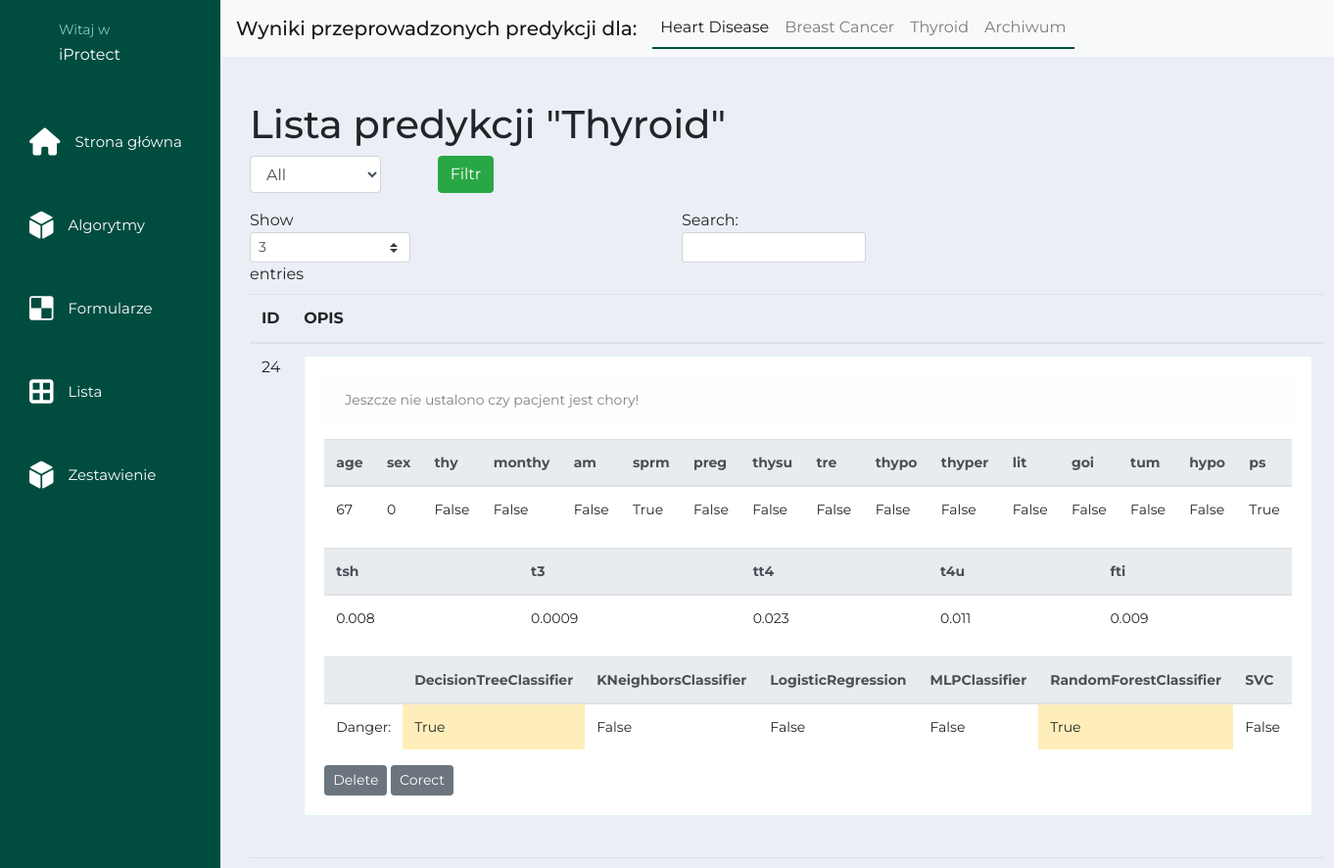
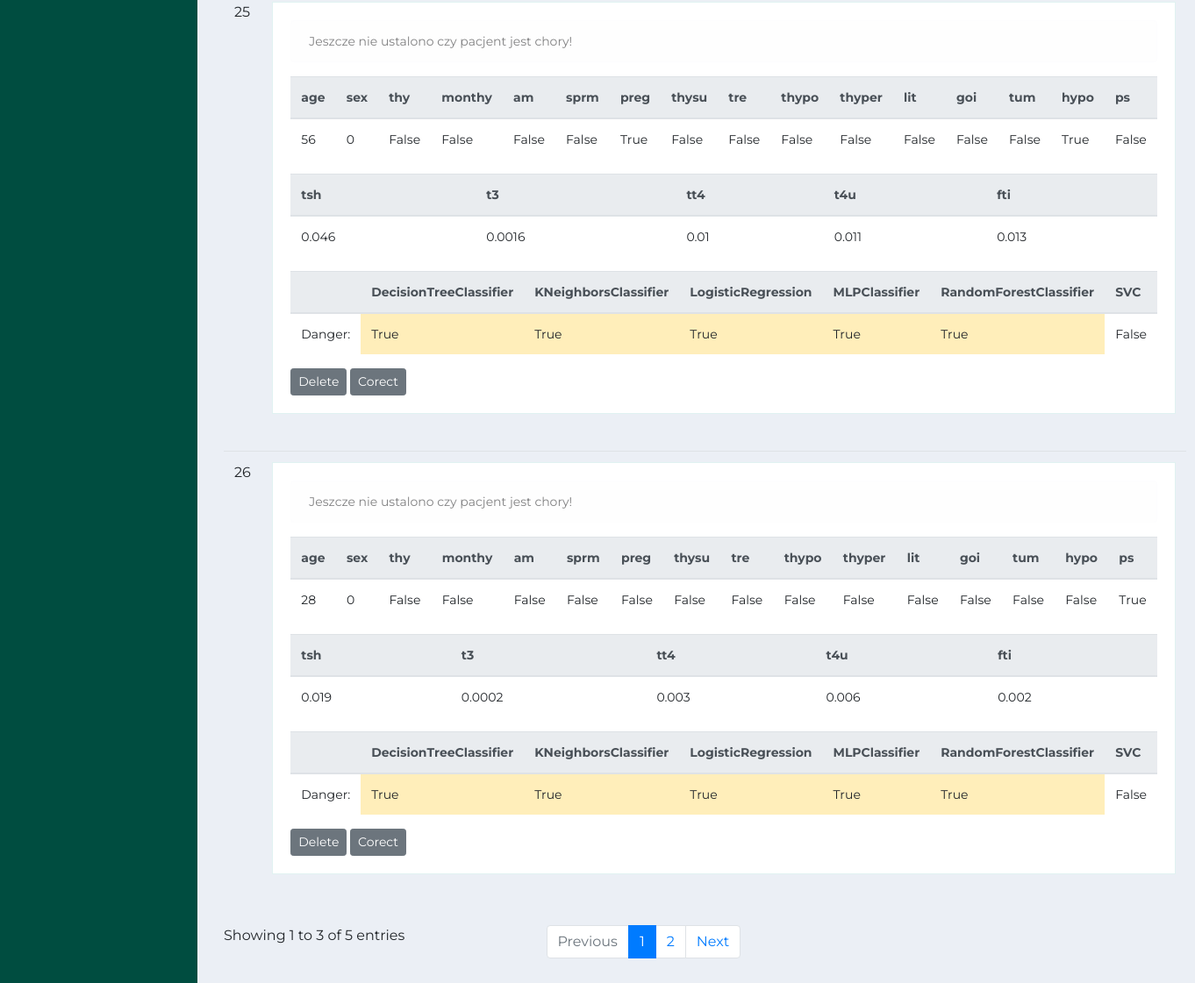
Page /table/thyroid on the committed database (2 pictures, top to bottom).
### app/models/patient.py (models this page shows)
class Patientthyroid(db.Model):
    id = db.Column(db.Integer, primary_key=True)
    age = db.Column(db.Integer)
    sex = db.Column(db.Integer)
    on_thyroxine = db.Column(db.Boolean)
    maybe_on_thyroxine = db.Column(db.Boolean)
    on_antithyroid_medication = db.Column(db.Boolean)
    sick_patient_reports_malaise = db.Column(db.Boolean)
    pregnant = db.Column(db.Boolean)
    thyroid_surgery = db.Column(db.Boolean)
    treatment = db.Column(db.Boolean)
    test_hypothyroid = db.Column(db.Boolean)
    test_hyperthyroid = db.Column(db.Boolean)
    on_lithium = db.Column(db.Boolean)
    has_goitre = db.Column(db.Boolean)
    has_tumor = db.Column(db.Boolean)
    hypopituitary = db.Column(db.Boolean)
    psychological_symptoms = db.Column(db.Boolean)
    tsh = db.Column(db.Float)
    t_three = db.Column(db.Float)
    tt_four = db.Column(db.Float)
    t_four_u = db.Column(db.Float)
    fti = db.Column(db.Float)
    access = db.Column(db.Boolean)
    correct_prediction = db.Column(db.Boolean)
    patient_algoritmML_id = db.relationship('Algoritm_PatientThyroid', backref='patient', lazy=True)

class Algoritm_PatientThyroid(db.Model):
    id = db.Column(db.Integer, primary_key=True)
    patient_id = db.Column(db.Integer, db.ForeignKey('patientthyroid.id'))
    algorytmML_id = db.Column(db.Integer, db.ForeignKey('algoritm.id'))
    prediction = db.Column(db.Boolean)

class Algoritm(db.Model):
    id = db.Column(db.Integer, primary_key=True)
    model=db.Column(db.String(30))
    test_score=db.Column(db.Float)
    precision=db.Column(db.Float)
    recall=db.Column(db.Float)
    f1=db.Column(db.Float)
    auc=db.Column(db.Float)
    cost_of_loss=db.Column(db.Integer)
    type = db.Column(db.String(30))
    access = db.Column(db.Boolean)
    version = db.Column(db.Integer)
    algoritmHeard_patient_id = db.relationship('Algoritm_Patient', backref='algoritmHeard', lazy=True)
    algoritmBreastCancer_patient_id = db.relationship('Algoritm_PatientBreastCancer', backref='algoritmBreastCancer', lazy=True)
    algoritmThyroid_patient_id = db.relationship('Algoritm_PatientThyroid', backref='algoritmThyroid', lazy=True)

### app/controller/patientThyroidController.py (the view)
@patientThyroidController.route('/table/thyroid', methods=['GET','POST'])
def table():
    try:
        if request.method == 'GET':
            patient_list = Patientthyroid.query.filter_by(access=True).all()
            return render_template('patient_list/table_Thyroid.html', patient_list = patient_list)
        else:
            filtr_table = request.form['filtr']
            patient_list = Patientthyroid.query.filter_by(access=True).all()
            print(patient_list)
            correct_patient_list = controllerservice.filtr_table(filtr_table, patient_list)
            return render_template('patient_list/table_Thyroid.html', patient_list = correct_patient_list)
    except Exception as e:
        print(e)
        return render_template('error.html')

### app/templates/patient_list/table_Thyroid.html (shortened to what this page needs)
{% extends "layout.html" %}
{% block body %}
{% include 'patient_list/navbar_list.html' %}
<div class="container_custom">
  <h1 class="ui center aligned header">Lista predykcji "Thyroid"</h1>
  <form action="/table/thyroid" method="POST">
      <div class="form-row">
          <div class="col-md-2 mb-3">
              <select class="form-control" name="filtr">
              <option value='all'>All </option>
              </select>
          </div>
          <div class="col mb-3 ">
              <button class="btn btn-success ml-5" type="filtr">Filtr</button>
          </div>
      </div>
  </form>
  <table id="patients_list" class="table">
    <thead>
      <tr>
        <th>ID</th>
        <th>OPIS</th>
      </tr>
    </thead>
    <tbody>
    {% for patient in patient_list %}
      <tr>
        <td>{{patient.id}}</td>
        <td>
        <div class="item">
            {% if patient.correct_prediction %}
            <div class="alert alert-success" role="alert">
              Czy zdjagnozowano u pacjenta chorobe: {{patient.correct_prediction}}
            </div>
          {% elif patient.correct_prediction == None %}
            <div class="alert alert-light" role="alert">
              Jeszcze nie ustalono czy pacjent jest chory!
            </div>
          {% elif not patient.correct_prediction %}
            <div class="alert alert-danger" role="alert">
              Czy zdjagnozowano u pacjenta chorobe: {{patient.correct_prediction}}
            </div>
          {% else %}
            <div class="alert alert-light" role="alert">
              Jeszcze nie ustalono czy pacjent jest chory!
            </div>
          {% endif %}
            <table class="table">
                <thead class="thead-light">
                  <tr>
                    <th scope="col">age</th>
                    <th scope="col">sex</th>
                    <th scope="col">thy</th>
                    <th scope="col">monthy</th>
                    <th scope="col">am</th>
                    <th scope="col">sprm</th>
                    <th scope="col">preg</th>
                    <th scope="col">thysu</th>
                    <th scope="col">tre</th>
                    <th scope="col">thypo</th>
                    <th scope="col">thyper</th>
                    <th scope="col">lit</th>
                    <th scope="col">goi</th>
                    <th scope="col">tum</th>
                    <th scope="col">hypo</th>
                    <th scope="col">ps</th>
                  </tr>
                </thead>
                <tbody>
                  <tr>
                    <td>{{patient.age}}</td>
                    <td>{{patient.sex}}</td>
                    <td>{{patient.on_thyroxine}}</td>
                    <td>{{patient.maybe_on_thyroxine}}</td>
                    <td>{{patient.on_antithyroid_medication}}</td>
                    <td>{{patient.sick_patient_reports_malaise}}</td>
                    <td>{{patient.pregnant}}</td>
                    <td>{{patient.thyroid_surgery}}</td>
                    <td>{{patient.treatment}}</td>
                    <td>{{patient.test_hypothyroid}}</td>
                    <td>{{patient.test_hyperthyroid}}</td>
                    <td>{{patient.on_lithium}}</td>
                    <td>{{patient.has_goitre}}</td>
                    <td>{{patient.has_tumor}}</td>
                    <td>{{patient.hypopituitary}}</td>
                    <td>{{patient.psychological_symptoms}}</td>
                  </tr>
                </tbody>
              </table>
              <table class="table">
                <thead class="thead-light">
                  <tr>
                    <th scope="col">tsh</th>
                    <th scope="col">t3</th>
                    <th scope="col">tt4</th>
                    <th scope="col">t4u</th>
                    <th scope="col">fti</th>
                  </tr>
                </thead>
                <tbody>
                  <tr>
                    <td>{{patient.tsh}}</td>
                    <td>{{patient.t_three}}</td>
                    <td>{{patient.tt_four}}</td>
                    <td>{{patient.t_four_u}}</td>
                    <td>{{patient.fti}}</td>
                  </tr>
                </tbody>
              </table>
            <table class="table">
                <thead class="thead-light">
                  <tr>
                    <th scope="col"></th>
                    {% for algoritm in patient.patient_algoritmML_id %}
                    <th scope="col">{{algoritm.algoritmThyroid.model}}</th>
                    {% endfor %}
                  </tr>
                </thead>
                <tbody>
                  <tr>
                    <td>Danger: </td>
                    {% for algoritm in patient.patient_algoritmML_id %}
                      {% if not algoritm.prediction %}
                      <td>{{ algoritm.prediction }}</td>
                      {% else %}
                      <td class="table-warning">{{algoritm.prediction}}</td>
                      {% endif %}
                    {% endfor %}
                  </tr>
                </tbody>
              </table>
            <a class="btn btn-secondary btn-delete btn-sm" href="/delete_patient_Thyroid/{{patient.id}}">Delete</a>
            <button type="button" class="btn btn-secondary btn-sm" data-toggle="modal" data-target="#exampleModalCenter{{patient.id}}">
              Corect
            </button>
          </div>
        </td>
      </tr>
    {% endfor %}
    </tbody>
  </table>
</div>
{% endblock %}

### app/static/styles.css (style rules this page uses)
* { margin: 0; padding: 0; list-style: none; box-sizing: border-box; text-decoration: none; font-family: 'Montserrat', sans-serif; }
.main_container .container_custom_fluid .item { background: #fff; border: 1px solid #E0F2F1; margin-bottom: 30px; padding: 20px; font-size: 14px; line-height: 22px; }
.main_container .container_custom { margin-top: 15px; width: calc(100% - 225px); padding: 30px; }

### app/static/stylebox.css (style rules this page uses)
body { background: #eee; }
a { text-decoration:none; color: #004D40; border-bottom:2px solid #004D40; }
body { background-color: #ebeff5; }

### rows in the picture
Patientthyroid: id "24", shows "Jeszcze nie ustalono czy pacjent jest chory!", age "67", sex "0", on_thyroxine "False", maybe_on_thyroxine "False", on_antithyroid_medication "False", sick_patient_reports_malaise "True", pregnant "False", thyroid_surgery "False", treatment "False", test_hypothyroid "False", test_hyperthyroid "False", on_lithium "False", has_goitre "False", has_tumor "False", hypopituitary "False", psychological_symptoms "True", tsh "0.008", t_three "0.0009", tt_four "0.023", t_four_u "0.011", fti "0.009"
Algoritm_PatientThyroid: algoritmThyroid.model "DecisionTreeClassifier", prediction "True"
Algoritm_PatientThyroid: algoritmThyroid.model "KNeighborsClassifier", prediction "False"
Algoritm_PatientThyroid: algoritmThyroid.model "LogisticRegression", prediction "False"
Algoritm_PatientThyroid: algoritmThyroid.model "MLPClassifier", prediction "False"
Algoritm_PatientThyroid: algoritmThyroid.model "RandomForestClassifier", prediction "True"
Algoritm_PatientThyroid: algoritmThyroid.model "SVC", prediction "False"
Patientthyroid: id "25", shows "Jeszcze nie ustalono czy pacjent jest chory!", age "56", sex "0", on_thyroxine "False", maybe_on_thyroxine "False", on_antithyroid_medication "False", sick_patient_reports_malaise "False", pregnant "True", thyroid_surgery "False", treatment "False", test_hypothyroid "False", test_hyperthyroid "False", on_lithium "False", has_goitre "False", has_tumor "False", hypopituitary "True", psychological_symptoms "False", tsh "0.046", t_three "0.0016", tt_four "0.01", t_four_u "0.011", fti "0.013"
Algoritm_PatientThyroid: algoritmThyroid.model "DecisionTreeClassifier", prediction "True"
Algoritm_PatientThyroid: algoritmThyroid.model "KNeighborsClassifier", prediction "True"
Algoritm_PatientThyroid: algoritmThyroid.model "LogisticRegression", prediction "True"
Algoritm_PatientThyroid: algoritmThyroid.model "MLPClassifier", prediction "True"
Algoritm_PatientThyroid: algoritmThyroid.model "RandomForestClassifier", prediction "True"
Algoritm_PatientThyroid: algoritmThyroid.model "SVC", prediction "False"
Patientthyroid: id "26", shows "Jeszcze nie ustalono czy pacjent jest chory!", age "28", sex "0", on_thyroxine "False", maybe_on_thyroxine "False", on_antithyroid_medication "False", sick_patient_reports_malaise "False", pregnant "False", thyroid_surgery "False", treatment "False", test_hypothyroid "False", test_hyperthyroid "False", on_lithium "False", has_goitre "False", has_tumor "False", hypopituitary "False", psychological_symptoms "True", tsh "0.019", t_three "0.0002", tt_four "0.003", t_four_u "0.006", fti "0.002"
Algoritm_PatientThyroid: algoritmThyroid.model "DecisionTreeClassifier", prediction "True"
Algoritm_PatientThyroid: algoritmThyroid.model "KNeighborsClassifier", prediction "True"
Algoritm_PatientThyroid: algoritmThyroid.model "LogisticRegression", prediction "True"
Algoritm_PatientThyroid: algoritmThyroid.model "MLPClassifier", prediction "True"
Algoritm_PatientThyroid: algoritmThyroid.model "RandomForestClassifier", prediction "True"
Algoritm_PatientThyroid: algoritmThyroid.model "SVC", prediction "False"
